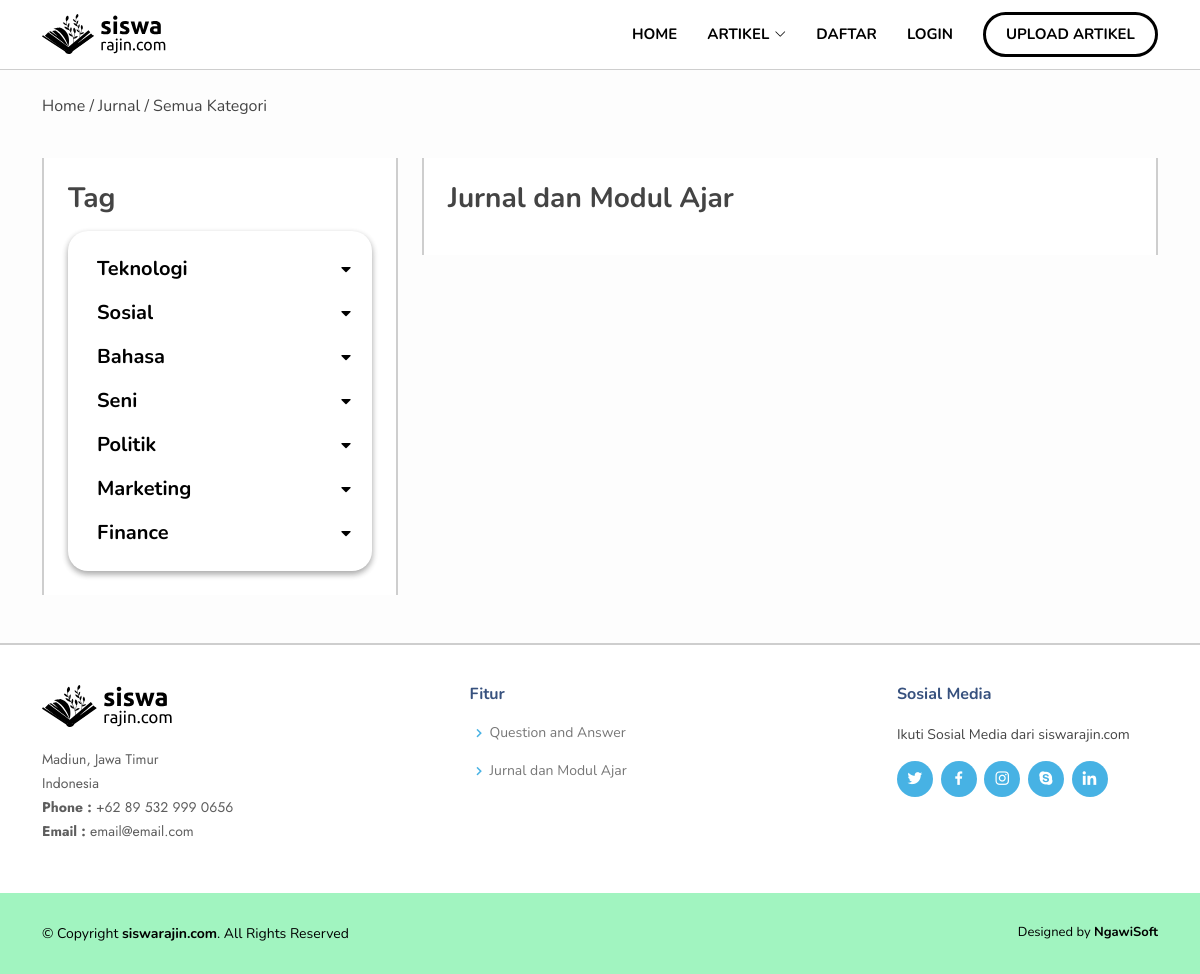
Page /index.php/artikel on the committed database.
### tables this page shows
CREATE TABLE `kategori_tag` (
  `id_kategori_tag` int(11) NOT NULL,
  `nama_kategori` varchar(100) NOT NULL,
  `svg` varchar(250) NOT NULL
);

### application/controllers/Artikel.php (called while the page is built, shortened)
<?php
class Artikel extends CI_Controller
{
	public function index()
	{
		$total_data = $this->Model_artikel->get_article_dashboard()->num_rows();
		$data['total_data'] = ceil($total_data / 4);
		$data['tag'] 	= $this->Model_artikel->get_tag_dashboard()->result_array();
		$data['kategori_tag'] 	= $this->Model_artikel->get_tag_kategori()->result_array();
		$data['tag_artikel'] 	= $this->Model_artikel->get_tag_article_dashboard()->result_array();
		$nav['judul'] = "Upload Artikel";
		$this->load->view('templates/header-page', $nav);
		$this->load->view('artikel/index', $data);
		$this->load->view('templates/footer');
	}
}

### index.php (called while the page is built, shortened)
<?php
require_once BASEPATH.'core/CodeIgniter.php';

### application/models/Model_artikel.php (called while the page is built, shortened)
<?php
class Model_artikel extends CI_Model
{
    public function get_article_dashboard()
    {
        $this->db->select('*');
        $this->db->from('t_artikel');
        $this->db->join('t_user', 't_user.id_user=t_artikel.id_user', 'left');
        $this->db->order_by('t_artikel.id_artikel', 'ASC');
        $this->db->group_by('judul_artikel');
        return $this->db->get();
    }
    public function get_tag_dashboard()
    {
        $this->db->select('*');
        $this->db->from('t_tag');
        $this->db->join('kategori_tag', 't_tag.id_kategori_tag=kategori_tag.id_kategori_tag', 'left');
        return $this->db->get();
    }
    public function get_tag_kategori()
    {
        return $this->db->get('kategori_tag');
    }
    public function get_tag_article_dashboard()
    {
        $this->db->select('*');
        $this->db->from('t_artikeltag');
        $this->db->join('t_tag', 't_tag.idTag=t_artikeltag.idTag', 'left');
        return $this->db->get();
    }
}

### application/views/artikel/index.php (the view, shortened to what this page needs)
<div class="artikel pb-5" id="artikel">
    <div class="py-4">
        <div class="container route">
            Home / Jurnal / Semua Kategori
        </div>
    </div>
    <div class="artikel-list mt-3">
        <div class="container">
            <div class="row">
                <div class="col-md-4 d-none d-md-block">
                    <div class="p-3 p-md-4 bg-white" style="border-left: solid 2px #cecece;border-right: solid 2px #cecece;">
                        <h3 class="mb-3">
                            Tag
                        </h3>
                        <div class="tag-box py-3">
                            <div class='nav'>
                                <ul>
                                    <?php foreach ($kategori_tag as $ktg) : ?>
                                        <li class='sub-menu w-100 px-3 py-2'>
                                            <a class="d-flex justify-content-between ">
                                                <div class="d-flex align-items-center">
                                                    <h5 class="mb-0 ktg"><?= $ktg['nama_kategori'] ?></h5>
                                                </div>
                                                <div class='fa fa-caret-down right my-auto'></div>
                                            </a>
                                        </li>
                                    <?php endforeach; ?>
                                </ul>
                            </div>
                        </div>
                    </div>
                </div>
                <div class="col-md-8">
                    <div class="bg-white p-3 p-md-4" style="border-left: solid 2px #cecece;border-right: solid 2px #cecece;">
                        <h3 class="mb-3">
                            Jurnal dan Modul Ajar
                        </h3>
                    </div>
                </div>
            </div>
        </div>
    </div>
</div>

### assets/css/style.css (style rules this page uses)
a { color: #47b2e4; text-decoration: none; }
h1, h2, h3, h4, h5, h6 { font-family: "Nunito", sans-serif; }

### assets/css/style-page.css (style rules this page uses)
#artikel { background-color: rgb(253, 253, 253); }
.artikel .artikel-list .tag-box { background-color: white; box-shadow: rgba(0, 0, 0, 0.16) 0px 3px 6px, rgba(0, 0, 0, 0.23) 0px 3px 6px; border-radius: 20px; }
.artikel .artikel-list h3 { font-weight: bold; }
.artikel .artikel-list li h5 { background-color: white; font-weight: 600; display: -webkit-box; -webkit-line-clamp: 2; -webkit-box-orient: vertical; overflow: hidden; text-overflow: ellipsis; text-transform: capitalize; }
.nav { width: 100%; }
.nav ul { list-style: none; margin: 0; width: 100%; padding: 0; }
.nav ul li { width: 100%; }
.nav ul li h5 { color: black; }
.nav ul li a { display: block; padding: 2px 5px; }
.nav ul li a .fa { color: black; }
.nav ul li .ktg { background-color: transparent; color: black; font-weight: bold; }

### rows in the picture
kategori_tag: nama_kategori "Teknologi"
kategori_tag: nama_kategori "Sosial"
kategori_tag: nama_kategori "Bahasa"
kategori_tag: nama_kategori "Seni"
kategori_tag: nama_kategori "Politik"
kategori_tag: nama_kategori "Marketing"
kategori_tag: nama_kategori "Finance"

### other values in the picture
$judul "UPLOAD ARTIKEL"
